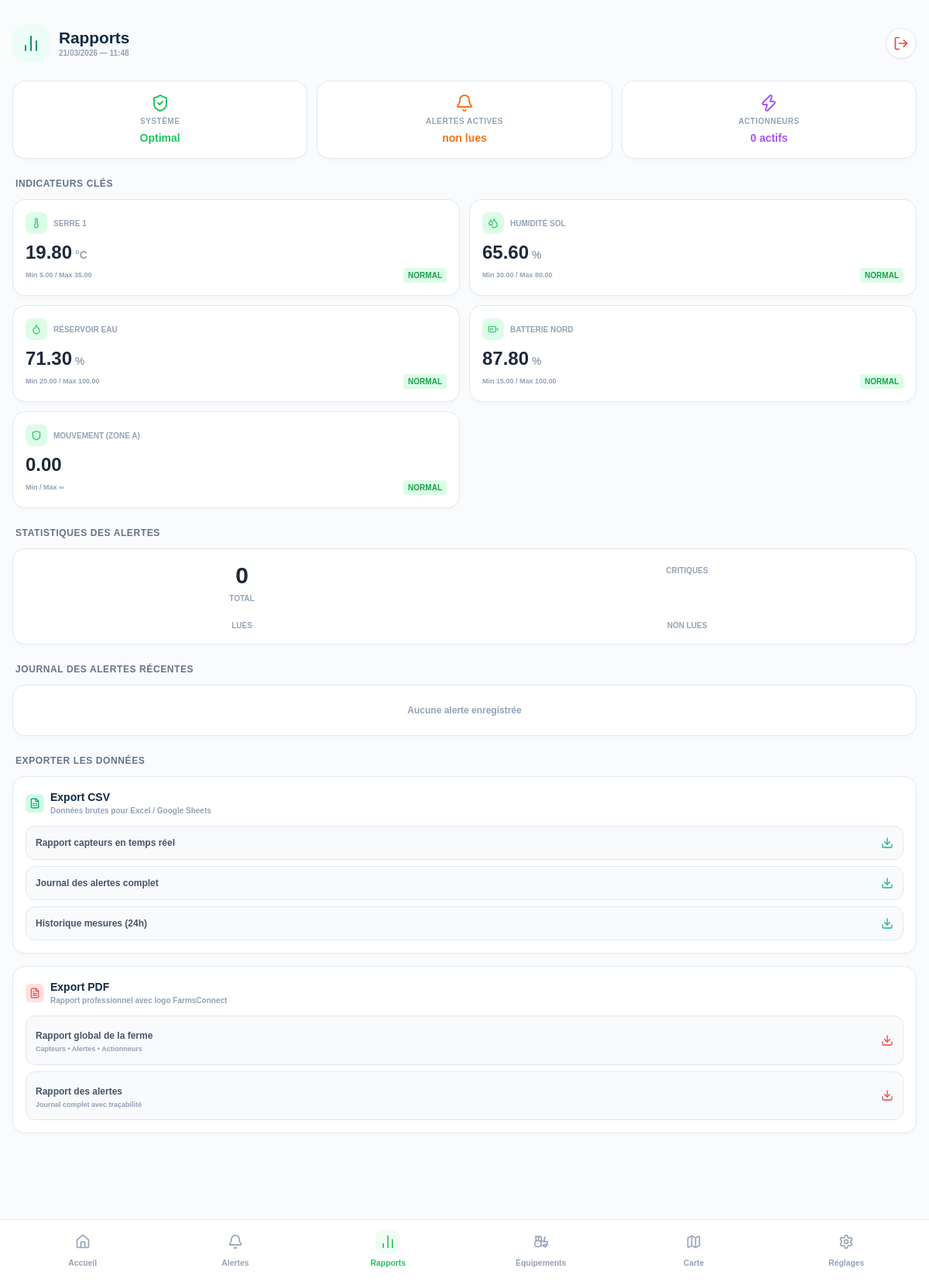
/rapports.php (signed in), run on the app's committed database.
### tables this page shows
CREATE TABLE IF NOT EXISTS equipements (
    id INT AUTO_INCREMENT PRIMARY KEY,
    nom VARCHAR(50) NOT NULL,
    type ENUM('capteur', 'actionneur') NOT NULL,
    unite VARCHAR(10) DEFAULT '',
    valeur_actuelle DECIMAL(10,2) DEFAULT 0.00,
    statut ENUM('normal', 'alerte', 'critique', 'arret', 'marche') DEFAULT 'normal',
    seuil_min DECIMAL(10,2) DEFAULT NULL,
    seuil_max DECIMAL(10,2) DEFAULT NULL,
    icone VARCHAR(50) DEFAULT 'thermometer',  
    couleur VARCHAR(20) DEFAULT 'green',  
    latitude DECIMAL(10,8) DEFAULT NULL,  
    longitude DECIMAL(11,8) DEFAULT NULL,  
    mis_a_jour_le TIMESTAMP DEFAULT CURRENT_TIMESTAMP ON UPDATE CURRENT_TIMESTAMP
);

### rapports.php (the view, shortened to what this page needs)
<?php
require_once 'config/db.php';
$capteurs = $pdo->query("SELECT * FROM equipements WHERE type = 'capteur' ORDER BY id")->fetchAll();
$actionneurs = $pdo->query("SELECT * FROM equipements WHERE type = 'actionneur' ORDER BY id")->fetchAll();
$statsAlertes = $pdo->query("
    SELECT
        COUNT(*) as total,
        SUM(CASE WHEN niveau = 'critique' THEN 1 ELSE 0 END) as critiques,
        SUM(CASE WHEN est_lu = 1 THEN 1 ELSE 0 END) as lues,
        SUM(CASE WHEN est_lu = 0 THEN 1 ELSE 0 END) as non_lues
    FROM alertes
")->fetch();
$dernieresAlertes = $pdo->query("
    SELECT a.*, e.nom as equipement_nom
    FROM alertes a
    JOIN equipements e ON a.equipement_id = e.id
    ORDER BY a.cree_le DESC
    LIMIT 20
")->fetchAll();
$nbCritique = 0;
$sante_systeme = $nbCritique === 0 ? 'Optimal' : $nbCritique . ' anomalie(s)';
$sante_couleur = $nbCritique === 0 ? 'green' : 'red';
$nbActifOn = count(array_filter($actionneurs, fn($a) => $a['statut'] === 'marche'));
require 'includes/header.php';
?>
      <header class="flex justify-between items-center mt-4 mb-6">
        <div class="flex items-center gap-3">
          <div class="w-12 h-12 bg-emerald-50 rounded-2xl flex items-center justify-center text-emerald-600">
            <i data-lucide="bar-chart-2" class="w-6 h-6"></i>
          </div>
          <div>
            <h1 class="text-[1.3rem] font-black text-brand-dark dark:text-white leading-tight">Rapports</h1>
            <p class="text-[10px] text-slate-400 font-bold"><?= date('d/m/Y — H:i') ?></p>
          </div>
        </div>
        <form action="logout.php" method="POST">
          <button type="submit" class="w-10 h-10 bg-white dark:bg-slate-800 border border-slate-200 dark:border-slate-700 rounded-full flex items-center justify-center text-red-500 shadow-sm">
            <i data-lucide="log-out" class="w-5 h-5"></i>
          </button>
        </form>
      </header>
      <div class="flex gap-3 mb-6">
        <div class="flex-1 card-border p-4 flex flex-col items-center justify-center gap-1">
          <i data-lucide="<?= $sante_couleur === 'green' ? 'shield-check' : 'shield-alert' ?>" class="w-6 h-6 text-<?= $sante_couleur ?>-500"></i>
          <p class="text-[10px] font-black uppercase text-slate-400 tracking-wider">Système</p>
          <p class="text-sm font-black text-<?= $sante_couleur ?>-500"><?= $sante_systeme ?></p>
        </div>
        <div class="flex-1 card-border p-4 flex flex-col items-center justify-center gap-1">
          <i data-lucide="bell" class="w-6 h-6 text-orange-500"></i>
          <p class="text-[10px] font-black uppercase text-slate-400 tracking-wider">Alertes actives</p>
          <p class="text-sm font-black text-orange-500"><?= $statsAlertes['non_lues'] ?> non lues</p>
        </div>
        <div class="flex-1 card-border p-4 flex flex-col items-center justify-center gap-1">
          <i data-lucide="zap" class="w-6 h-6 text-purple-500"></i>
          <p class="text-[10px] font-black uppercase text-slate-400 tracking-wider">Actionneurs</p>
          <p class="text-sm font-black text-purple-500"><?= $nbActifOn ?> actifs</p>
        </div>
      </div>
      <h2 class="text-xs font-black text-slate-500 dark:text-slate-400 mb-3 uppercase tracking-wider px-1">Indicateurs Clés</h2>
      <div class="grid grid-cols-2 gap-3 mb-6">
        <?php foreach ($capteurs as $cap): ?>
        <?php
          $isOk = ($cap['statut'] === 'normal');
          $color = $isOk ? 'green' : ($cap['statut'] === 'critique' ? 'red' : 'orange');
        ?>
        <div class="card-border p-4">
          <div class="flex items-center gap-2 mb-2">
            <div class="w-7 h-7 bg-<?= $color ?>-100 dark:bg-<?= $color ?>-900/30 rounded-lg flex items-center justify-center text-<?= $color ?>-500">
              <i data-lucide="<?= htmlspecialchars($cap['icone']) ?>" class="w-3.5 h-3.5"></i>
            </div>
            <span class="text-[10px] font-black text-slate-400 uppercase truncate"><?= htmlspecialchars($cap['nom']) ?></span>
          </div>
          <p class="text-2xl font-black text-slate-800 dark:text-white"><?= $cap['valeur_actuelle'] ?><span class="text-sm font-bold text-slate-400 ml-1"><?= $cap['unite'] ?></span></p>
          <div class="flex items-center justify-between mt-1">
            <span class="text-[9px] font-black text-slate-400">Min <?= $cap['seuil_min'] ?> / Max <?= $cap['seuil_max'] ?? '∞' ?></span>
            <span class="text-[10px] px-1.5 py-0.5 rounded bg-<?= $color ?>-100 text-<?= $color ?>-600 font-black dark:bg-<?= $color ?>-900/30 dark:text-<?= $color ?>-400"><?= strtoupper($cap['statut']) ?></span>
          </div>
        </div>
        <?php endforeach; ?>
      </div>
      <h2 class="text-xs font-black text-slate-500 dark:text-slate-400 mb-3 uppercase tracking-wider px-1">Statistiques des Alertes</h2>
      <div class="card-border p-4 mb-6">
        <div class="grid grid-cols-2 gap-4">
          <div class="text-center">
            <p class="text-3xl font-black text-slate-800 dark:text-white"><?= $statsAlertes['total'] ?></p>
            <p class="text-[10px] font-black text-slate-400 uppercase mt-1">Total</p>
          </div>
          <div class="text-center">
            <p class="text-[10px] font-black text-slate-400 uppercase mt-1">Critiques</p>
          </div>
          <div class="text-center">
            <p class="text-[10px] font-black text-slate-400 uppercase mt-1">Lues</p>
          </div>
          <div class="text-center">
            <p class="text-[10px] font-black text-slate-400 uppercase mt-1">Non lues</p>
          </div>
        </div>
      </div>
      <h2 class="text-xs font-black text-slate-500 dark:text-slate-400 mb-3 uppercase tracking-wider px-1">Journal des Alertes Récentes</h2>
      <div class="card-border mb-6 overflow-hidden">
        <?php if (empty($dernieresAlertes)): ?>
        <div class="p-6 text-center text-slate-400 text-xs font-bold">Aucune alerte enregistrée</div>
        <?php endif; ?>
      </div>
      <h2 class="text-xs font-black text-slate-500 dark:text-slate-400 mb-3 uppercase tracking-wider px-1">Exporter les Données</h2>
      <div class="card-border p-4 mb-4">
        <div class="flex items-center gap-2 mb-3">
          <div class="w-6 h-6 bg-emerald-100 dark:bg-emerald-900/30 rounded-md flex items-center justify-center text-emerald-600">
            <i data-lucide="file-spreadsheet" class="w-3.5 h-3.5"></i>
          </div>
          <div>
            <h3 class="font-bold text-sm text-brand-dark dark:text-white">Export CSV</h3>
            <p class="text-[10px] text-slate-400 font-bold">Données brutes pour Excel / Google Sheets</p>
          </div>
        </div>
        <div class="flex flex-col gap-2">
          <a href="api/export_csv.php?type=sensors" class="flex items-center justify-between p-3 bg-slate-50 dark:bg-slate-800/50 border border-slate-200 dark:border-slate-700 rounded-xl hover:bg-emerald-50 dark:hover:bg-emerald-900/20 transition-colors">
            <span class="text-[12px] font-bold text-slate-600 dark:text-slate-400">Rapport capteurs en temps réel</span>
            <i data-lucide="download" class="w-4 h-4 text-emerald-500"></i>
          </a>
          <a href="api/export_csv.php?type=alerts" class="flex items-center justify-between p-3 bg-slate-50 dark:bg-slate-800/50 border border-slate-200 dark:border-slate-700 rounded-xl hover:bg-emerald-50 dark:hover:bg-emerald-900/20 transition-colors">
            <span class="text-[12px] font-bold text-slate-600 dark:text-slate-400">Journal des alertes complet</span>
            <i data-lucide="download" class="w-4 h-4 text-emerald-500"></i>
          </a>
          <a href="api/export_csv.php?type=history" class="flex items-center justify-between p-3 bg-slate-50 dark:bg-slate-800/50 border border-slate-200 dark:border-slate-700 rounded-xl hover:bg-emerald-50 dark:hover:bg-emerald-900/20 transition-colors">
            <span class="text-[12px] font-bold text-slate-600 dark:text-slate-400">Historique mesures (24h)</span>
            <i data-lucide="download" class="w-4 h-4 text-emerald-500"></i>
          </a>
        </div>
      </div>
      <div class="card-border p-4 mb-24">
        <div class="flex items-center gap-2 mb-3">
          <div class="w-6 h-6 bg-red-100 dark:bg-red-900/30 rounded-md flex items-center justify-center text-red-500">
            <i data-lucide="file-text" class="w-3.5 h-3.5"></i>
          </div>
          <div>
            <h3 class="font-bold text-sm text-brand-dark dark:text-white">Export PDF</h3>
            <p class="text-[10px] text-slate-400 font-bold">Rapport professionnel avec logo FarmsConnect</p>
          </div>
        </div>
        <div class="flex flex-col gap-2">
          <a href="api/export_pdf.php?type=global" class="flex items-center justify-between p-3 bg-slate-50 dark:bg-slate-800/50 border border-slate-200 dark:border-slate-700 rounded-xl hover:bg-red-50 dark:hover:bg-red-900/10 transition-colors">
            <div>
              <span class="text-[12px] font-bold text-slate-600 dark:text-slate-400">Rapport global de la ferme</span>
              <p class="text-[9px] text-slate-400 font-bold">Capteurs • Alertes • Actionneurs</p>
            </div>
            <i data-lucide="download" class="w-4 h-4 text-red-500"></i>
          </a>
          <a href="api/export_pdf.php?type=alerts" class="flex items-center justify-between p-3 bg-slate-50 dark:bg-slate-800/50 border border-slate-200 dark:border-slate-700 rounded-xl hover:bg-red-50 dark:hover:bg-red-900/10 transition-colors">
            <div>
              <span class="text-[12px] font-bold text-slate-600 dark:text-slate-400">Rapport des alertes</span>
              <p class="text-[9px] text-slate-400 font-bold">Journal complet avec traçabilité</p>
            </div>
            <i data-lucide="download" class="w-4 h-4 text-red-500"></i>
          </a>
        </div>
      </div>
<div class="fixed bottom-0 left-0 right-0 h-16 bg-gradient-to-t from-white/95 backdrop-blur-sm z-[999]">
<?php  require 'includes/nav.php';?>
</div>
<?php
require 'includes/footer.php';
?>

### css/app.css (style rules this page uses)
:root { --bg-main: #fafbfd; --bg-card: #ffffff; --text-main: #1e293b; --text-dim: #94a3b8; --text-brand: #0f2b46; --border-main: #e2e8f0; }
body { font-family: 'Nunito', sans-serif; -webkit-tap-highlight-color: transparent; user-select: none; background-color: var(--bg-main); color: var(--text-main); transition: background-color 0.3s ease, color 0.3s ease; }
.card-border, .bottom-nav, input, select, button { transition: background-color 0.3s ease, border-color 0.3s ease, color 0.3s ease; }
html { scroll-behavior: smooth; }
.text-brand-dark { color: var(--text-brand); }
.card-border { border: 1px solid var(--border-main); border-radius: 16px; background-color: var(--bg-card); box-shadow: 0 4px 6px -1px rgba(0, 0, 0, 0.02), 0 2px 4px -1px rgba(0, 0, 0, 0.01); }

### data on the page
equipements: nom "SERRE 1", valeur_actuelle "19.80", unite "°C", seuil_min "5.00", seuil_max "35.00", statut "NORMAL"
equipements: nom "HUMIDITÉ SOL", valeur_actuelle "65.60", unite "%", seuil_min "30.00", seuil_max "80.00", statut "NORMAL"
equipements: nom "RÉSERVOIR EAU", valeur_actuelle "71.30", unite "%", seuil_min "20.00", seuil_max "100.00", statut "NORMAL"
equipements: nom "BATTERIE NORD", valeur_actuelle "87.80", unite "%", seuil_min "15.00", seuil_max "100.00", statut "NORMAL"
equipements: nom "MOUVEMENT (ZONE A)", valeur_actuelle "0.00", seuil_max "∞", statut "NORMAL"

### other printed values
$sante_systeme "Optimal"
$nbActifOn "0"
$statsAlertes['total'] "0"
